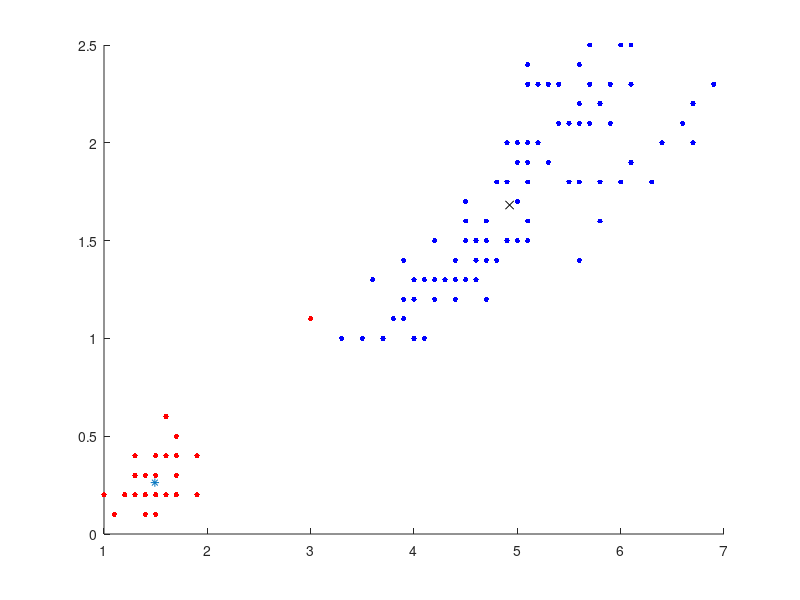

MATLAB code for this plot:
load fisheriris
data = meas(:,3:4);
% rng default; % For reproducibility
% data = [randn(100,2)*0.75+ones(100,2);
%     randn(100,2)*0.5-ones(100,2)];

data_m = data;
k = 2;

% center1(1) = randi([ceil(min(data(:, 1))), floor(max(data(:, 1)))]);
% center1(2) = randi([ceil(min(data(:, 2))), floor(max(data(:, 2)))]);
% center2(1) = randi([ceil(min(data(:, 1))), floor(max(data(:, 1)))]);
% center2(2) = randi([ceil(min(data(:, 2))), floor(max(data(:, 2)))]);
center(1, :) = [0, 0];
center(2, :) = [.1, .1];

for i = 1: 3
	g1 = [];
	g2 = [];
% 	d1(:, 1) = sqrt((data(:, 1) - center1(1)) .^ 2);
% 	d1(:, 2) = sqrt((data(:, 2) - center1(2)) .^ 2);
	distance1 = sqrt((data(:, 1) - center(1, 1)) .^ 2 + (data(:, 2) - center(1, 2)) .^ 2);
	
% 	d2(:, 1) = sqrt((data(:, 1) - center2(1)) .^ 2);
% 	d2(:, 2) = sqrt((data(:, 2) - center2(2)) .^ 2);
	distance2 = sqrt((data(:, 1) - center(2, 1)) .^ 2 + (data(:, 2) - center(2, 2)) .^ 2);
	
% 	distance1 = pdist2(data, center1);
% 	distance2 = pdist2(data, center2);
	
	for j = 1: length(data)
		if (distance1(j) < distance2(j))
			g1(end + 1, :) = data(j, :);
		else
			g2(end + 1, :) = data(j, :);
		end
	end
	
	if not(isempty(g1))
		center(1, 1) = mean(g1(:, 1));
		center(1, 2) = mean(g1(:, 2));
	end
	if not(isempty(g2))
		center(2, 1) = mean(g2(:, 1));
		center(2, 2) = mean(g2(:, 2));
	end
end

hold on
% plot(data(:, 1), data(:, 2), '.')
plot(g1(:, 1), g1(:, 2), 'r.', 'MarkerSize', 12)
plot(g2(:, 1), g2(:, 2), 'b.', 'MarkerSize', 12)
plot(center(1, 1), center(1, 2), '*')
plot(center(2, 1), center(2, 2), 'kx')
hold off










% load fisheriris
% data = meas(:,3:4);
% % rng default; % For reproducibility
% % data = [randn(100,2)*0.75+ones(100,2);
% %     randn(100,2)*0.5-ones(100,2)];
% k = 2;
% 
% distance = zeros(length(data), k);
% data_m = [data, zeros(length(data), 1)];
% 
% center(1, :) = [0, 0];
% center(2, :) = [.1, .1];
% 
% for i = 1: 4
% 	g1 = [];
% 	g2 = [];
% 	
% 	for j = 1: k
% 		distance(:, j) = sqrt((data(:, 1) - center(j, 1)) .^ 2 + (data(:, 2) - center(j, 2)) .^ 2);
% 	end
% 	
% 	for j = 1: length(data)
% 		if (distance(j, 1) < distance(j, 2))
% 			data_m(j, 3) = 1;
% 		else
% 			data_m(j, 3) = 2;
% 		end
% 	end
% 	
% 	if length((data_m(:, 3) == 1) >= 1)
% 		center(1, 1) = mean(data_m(data_m(:, 3) == 1, 1));
% 		center(1, 2) = mean(data_m(data_m(:, 3) == 1, 2));
% 	end
% 	center(2, 1) = mean(data_m(data_m(:, 3) == 2, 1));
% 	center(2, 2) = mean(data_m(data_m(:, 3) == 2, 2));
% 	
% % 	if not(isempty(g1))
% % 		center(1, 1) = mean(g1(:, 1));
% % 		center(1, 2) = mean(g1(:, 2));
% % 	end
% % 	if not(isempty(g2))
% % 		center(2, 1) = mean(g2(:, 1));
% % 		center(2, 2) = mean(g2(:, 2));
% % 	end
% end
% 
% hold on
% % plot(data(:, 1), data(:, 2), '.')
% plot(data_m(data_m(:, 3) == 1, 1), data_m(data_m(:, 3) == 1, 2), 'r.', 'MarkerSize', 12)
% plot(data_m(data_m(:, 3) == 2, 1), data_m(data_m(:, 3) == 2, 2), 'b.', 'MarkerSize', 12)
% plot(center(1, 1), center(1, 2), '*')
% plot(center(2, 1), center(2, 2), 'kx')
% hold off
